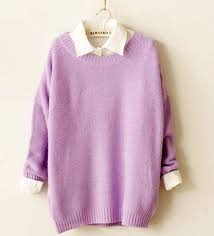
#> input picture images/clother1.jpg, 214 x 236 px
$ python 11.py   (older library calls are emulated)
#> lines starting #> are read from the running program, lines starting #| are printed output that depends on the picture; after the words box and inside, x2 and y2 are one past the last pixel; in counts of white or black regions, pixels touching at a corner belong together
import cv2
import numpy as np

I  = cv2.imread('../images/clother1.jpg')
#> I is the input picture: shape (236, 214, 3); mean B, G, R 195.8, 189.5, 214.6
cv2.imshow('Cau 1:', I)

Ihsv = cv2.cvtColor(I, cv2.COLOR_BGR2HSV)
#> Ihsv: shape (236, 214, 3); mean H, S, V 83.4, 43.7, 214.6
cv2.imshow('Cau 2:Kenh S cua Ihsv', Ihsv[:, :, 1])
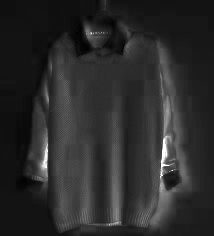
#> window 'Cau 2:Kenh S cua Ihsv': shape (236, 214); min 0, max 255, mean 43.7

print("Cau 2: Các độ xám của cửa sổ lân cận 5x5 của pixel có toạ độ y = 10, x = 20 của ảnh Ig là: ")
y = 10
x = 20
for i in range(-2, 3):
    for j in range(-2, 3):
        if (y + i >= 0 & y + i <= Ihsv.shape[0] - 1 & x + j >= 0 & x + j <= Ihsv.shape[1] -1):
            print(Ihsv[y+i][x+j])
#> this loop made 5 passes
#> (printed output is left out)


thresh, Ib = cv2.threshold(Ihsv[:, :, 1], 0, 255, cv2.THRESH_OTSU)
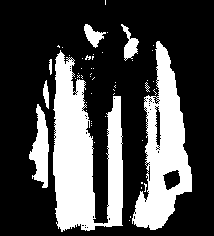
#> Ib: shape (236, 214); 29.1% white; 53 white regions (46 under 20 px), largest, box (x1, y1, x2, y2) and area: (53, 50, 123, 232) 7511, (132, 41, 192, 230) 5443, (29, 104, 49, 188) 939
#> thresh = 53
cv2.imshow('Cau 3:', Ib)

Im = cv2.blur(Ihsv[:, :, 1], (5,5))
cv2.imshow("Cau 4", Im)

_,contours, _ = cv2.findContours(Im, cv2.RETR_EXTERNAL, cv2.CHAIN_APPROX_SIMPLE)
#> contours = [[[0, 0], [0, 235], [213, 235], [213, 0]]]
cv2.drawContours(I, contours, -1, (0,0,255), 2)
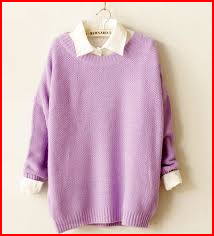
#> I: shape (236, 214, 3); 3.53% of pixels changed, all inside (x1, y1, x2, y2) = (0, 0, 214, 236)
cv2.imshow("Cau 5:", I)

cv2.waitKey()
